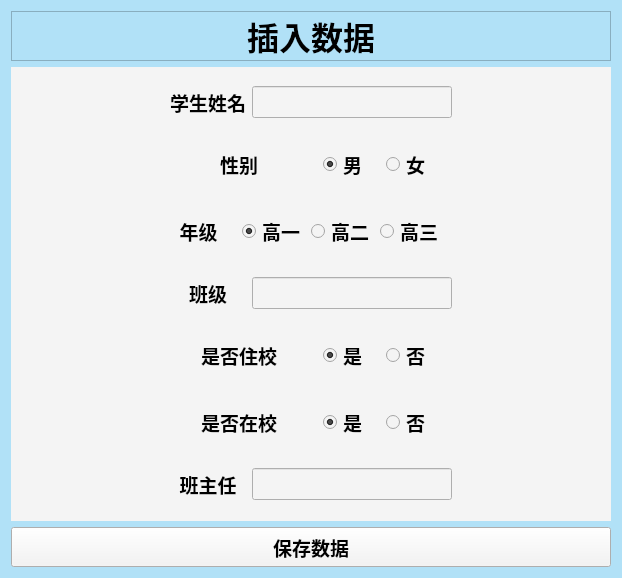
<?xml version="1.0" encoding="UTF-8"?>
<ui version="4.0">
 <class>Form</class>
 <widget class="QWidget" name="Form">
  <property name="geometry">
   <rect>
    <x>0</x>
    <y>0</y>
    <width>618</width>
    <height>578</height>
   </rect>
  </property>
  <property name="windowTitle">
   <string>Form</string>
  </property>
  <property name="styleSheet">
   <string notr="true">background-color: rgb(177, 225, 247);</string>
  </property>
  <layout class="QVBoxLayout" name="verticalLayout">
   <item>
    <widget class="QLabel" name="label">
     <property name="minimumSize">
      <size>
       <width>600</width>
       <height>50</height>
      </size>
     </property>
     <property name="maximumSize">
      <size>
       <width>100000</width>
       <height>50</height>
      </size>
     </property>
     <property name="font">
      <font>
       <family>微软雅黑</family>
       <pointsize>24</pointsize>
       <weight>75</weight>
       <bold>true</bold>
      </font>
     </property>
     <property name="frameShape">
      <enum>QFrame::StyledPanel</enum>
     </property>
     <property name="text">
      <string>插入数据</string>
     </property>
     <property name="textFormat">
      <enum>Qt::AutoText</enum>
     </property>
     <property name="alignment">
      <set>Qt::AlignCenter</set>
     </property>
     <property name="wordWrap">
      <bool>false</bool>
     </property>
     <property name="margin">
      <number>0</number>
     </property>
     <property name="indent">
      <number>-1</number>
     </property>
    </widget>
   </item>
   <item>
    <widget class="QWidget" name="widget" native="true">
     <property name="styleSheet">
      <string notr="true">background-color: rgb(244, 244, 244);</string>
     </property>
     <layout class="QVBoxLayout" name="verticalLayout_2">
      <item>
       <layout class="QHBoxLayout" name="horizontalLayout_12">
        <item>
         <spacer name="horizontalSpacer">
          <property name="orientation">
           <enum>Qt::Horizontal</enum>
          </property>
          <property name="sizeHint" stdset="0">
           <size>
            <width>40</width>
            <height>20</height>
           </size>
          </property>
         </spacer>
        </item>
        <item>
         <widget class="QWidget" name="widget_6" native="true">
          <property name="minimumSize">
           <size>
            <width>300</width>
            <height>50</height>
           </size>
          </property>
          <property name="maximumSize">
           <size>
            <width>400</width>
            <height>50</height>
           </size>
          </property>
          <layout class="QHBoxLayout" name="horizontalLayout_5">
           <item>
            <widget class="QLabel" name="label_2">
             <property name="font">
              <font>
               <family>微软雅黑</family>
               <pointsize>14</pointsize>
               <weight>75</weight>
               <bold>true</bold>
              </font>
             </property>
             <property name="text">
              <string>学生姓名</string>
             </property>
             <property name="alignment">
              <set>Qt::AlignCenter</set>
             </property>
            </widget>
           </item>
           <item>
            <widget class="QLineEdit" name="lineEdit">
             <property name="maximumSize">
              <size>
               <width>200</width>
               <height>16777215</height>
              </size>
             </property>
             <property name="font">
              <font>
               <family>微软雅黑</family>
               <pointsize>14</pointsize>
               <weight>75</weight>
               <bold>true</bold>
              </font>
             </property>
            </widget>
           </item>
          </layout>
         </widget>
        </item>
        <item>
         <spacer name="horizontalSpacer_2">
          <property name="orientation">
           <enum>Qt::Horizontal</enum>
          </property>
          <property name="sizeHint" stdset="0">
           <size>
            <width>40</width>
            <height>20</height>
           </size>
          </property>
         </spacer>
        </item>
       </layout>
      </item>
      <item>
       <layout class="QHBoxLayout" name="horizontalLayout_13">
        <item>
         <spacer name="horizontalSpacer_4">
          <property name="orientation">
           <enum>Qt::Horizontal</enum>
          </property>
          <property name="sizeHint" stdset="0">
           <size>
            <width>40</width>
            <height>20</height>
           </size>
          </property>
         </spacer>
        </item>
        <item>
         <widget class="QWidget" name="widget_4" native="true">
          <property name="minimumSize">
           <size>
            <width>300</width>
            <height>60</height>
           </size>
          </property>
          <property name="maximumSize">
           <size>
            <width>400</width>
            <height>60</height>
           </size>
          </property>
          <layout class="QHBoxLayout" name="horizontalLayout_3">
           <item>
            <widget class="QLabel" name="label_3">
             <property name="font">
              <font>
               <family>微软雅黑</family>
               <pointsize>14</pointsize>
               <weight>75</weight>
               <bold>true</bold>
              </font>
             </property>
             <property name="text">
              <string>性别</string>
             </property>
             <property name="alignment">
              <set>Qt::AlignCenter</set>
             </property>
            </widget>
           </item>
           <item>
            <widget class="QWidget" name="widget_2" native="true">
             <layout class="QHBoxLayout" name="horizontalLayout">
              <item>
               <widget class="QRadioButton" name="radioButton_4">
                <property name="font">
                 <font>
                  <family>微软雅黑</family>
                  <pointsize>14</pointsize>
                  <weight>75</weight>
                  <bold>true</bold>
                 </font>
                </property>
                <property name="text">
                 <string>男</string>
                </property>
                <property name="checked">
                 <bool>true</bool>
                </property>
               </widget>
              </item>
              <item>
               <widget class="QRadioButton" name="radioButton_5">
                <property name="font">
                 <font>
                  <family>微软雅黑</family>
                  <pointsize>14</pointsize>
                  <weight>75</weight>
                  <bold>true</bold>
                 </font>
                </property>
                <property name="text">
                 <string>女</string>
                </property>
               </widget>
              </item>
             </layout>
            </widget>
           </item>
          </layout>
         </widget>
        </item>
        <item>
         <spacer name="horizontalSpacer_3">
          <property name="orientation">
           <enum>Qt::Horizontal</enum>
          </property>
          <property name="sizeHint" stdset="0">
           <size>
            <width>40</width>
            <height>20</height>
           </size>
          </property>
         </spacer>
        </item>
       </layout>
      </item>
      <item>
       <layout class="QHBoxLayout" name="horizontalLayout_14">
        <item>
         <spacer name="horizontalSpacer_5">
          <property name="orientation">
           <enum>Qt::Horizontal</enum>
          </property>
          <property name="sizeHint" stdset="0">
           <size>
            <width>40</width>
            <height>20</height>
           </size>
          </property>
         </spacer>
        </item>
        <item>
         <widget class="QWidget" name="widget_5" native="true">
          <property name="minimumSize">
           <size>
            <width>300</width>
            <height>60</height>
           </size>
          </property>
          <property name="maximumSize">
           <size>
            <width>400</width>
            <height>60</height>
           </size>
          </property>
          <property name="sizeIncrement">
           <size>
            <width>0</width>
            <height>0</height>
           </size>
          </property>
          <layout class="QHBoxLayout" name="horizontalLayout_4">
           <item>
            <widget class="QLabel" name="label_4">
             <property name="font">
              <font>
               <family>微软雅黑</family>
               <pointsize>14</pointsize>
               <weight>75</weight>
               <bold>true</bold>
              </font>
             </property>
             <property name="text">
              <string>年级</string>
             </property>
             <property name="alignment">
              <set>Qt::AlignCenter</set>
             </property>
            </widget>
           </item>
           <item>
            <widget class="QWidget" name="widget_3" native="true">
             <layout class="QHBoxLayout" name="horizontalLayout_2">
              <item>
               <widget class="QRadioButton" name="radioButton">
                <property name="font">
                 <font>
                  <family>微软雅黑</family>
                  <pointsize>14</pointsize>
                  <weight>75</weight>
                  <bold>true</bold>
                 </font>
                </property>
                <property name="text">
                 <string>高一</string>
                </property>
                <property name="checked">
                 <bool>true</bool>
                </property>
               </widget>
              </item>
              <item>
               <widget class="QRadioButton" name="radioButton_2">
                <property name="font">
                 <font>
                  <family>微软雅黑</family>
                  <pointsize>14</pointsize>
                  <weight>75</weight>
                  <bold>true</bold>
                 </font>
                </property>
                <property name="text">
                 <string>高二</string>
                </property>
               </widget>
              </item>
              <item>
               <widget class="QRadioButton" name="radioButton_3">
                <property name="font">
                 <font>
                  <family>微软雅黑</family>
                  <pointsize>14</pointsize>
                  <weight>75</weight>
                  <bold>true</bold>
                 </font>
                </property>
                <property name="text">
                 <string>高三</string>
                </property>
               </widget>
              </item>
             </layout>
            </widget>
           </item>
          </layout>
         </widget>
        </item>
        <item>
         <spacer name="horizontalSpacer_6">
          <property name="orientation">
           <enum>Qt::Horizontal</enum>
          </property>
          <property name="sizeHint" stdset="0">
           <size>
            <width>40</width>
            <height>20</height>
           </size>
          </property>
         </spacer>
        </item>
       </layout>
      </item>
      <item>
       <layout class="QHBoxLayout" name="horizontalLayout_15">
        <item>
         <spacer name="horizontalSpacer_7">
          <property name="orientation">
           <enum>Qt::Horizontal</enum>
          </property>
          <property name="sizeHint" stdset="0">
           <size>
            <width>40</width>
            <height>20</height>
           </size>
          </property>
         </spacer>
        </item>
        <item>
         <widget class="QWidget" name="widget_11" native="true">
          <property name="minimumSize">
           <size>
            <width>300</width>
            <height>50</height>
           </size>
          </property>
          <property name="maximumSize">
           <size>
            <width>400</width>
            <height>50</height>
           </size>
          </property>
          <layout class="QHBoxLayout" name="horizontalLayout_10">
           <item>
            <widget class="QLabel" name="label_7">
             <property name="font">
              <font>
               <family>微软雅黑</family>
               <pointsize>14</pointsize>
               <weight>75</weight>
               <bold>true</bold>
              </font>
             </property>
             <property name="text">
              <string>班级</string>
             </property>
             <property name="alignment">
              <set>Qt::AlignCenter</set>
             </property>
            </widget>
           </item>
           <item>
            <widget class="QLineEdit" name="lineEdit_2">
             <property name="maximumSize">
              <size>
               <width>200</width>
               <height>16777215</height>
              </size>
             </property>
             <property name="font">
              <font>
               <family>微软雅黑</family>
               <pointsize>14</pointsize>
               <weight>75</weight>
               <bold>true</bold>
              </font>
             </property>
            </widget>
           </item>
          </layout>
         </widget>
        </item>
        <item>
         <spacer name="horizontalSpacer_8">
          <property name="orientation">
           <enum>Qt::Horizontal</enum>
          </property>
          <property name="sizeHint" stdset="0">
           <size>
            <width>40</width>
            <height>20</height>
           </size>
          </property>
         </spacer>
        </item>
       </layout>
      </item>
      <item>
       <layout class="QHBoxLayout" name="horizontalLayout_16">
        <item>
         <spacer name="horizontalSpacer_11">
          <property name="orientation">
           <enum>Qt::Horizontal</enum>
          </property>
          <property name="sizeHint" stdset="0">
           <size>
            <width>40</width>
            <height>20</height>
           </size>
          </property>
         </spacer>
        </item>
        <item>
         <widget class="QWidget" name="widget_7" native="true">
          <property name="minimumSize">
           <size>
            <width>300</width>
            <height>60</height>
           </size>
          </property>
          <property name="maximumSize">
           <size>
            <width>400</width>
            <height>60</height>
           </size>
          </property>
          <layout class="QHBoxLayout" name="horizontalLayout_6">
           <item>
            <widget class="QLabel" name="label_5">
             <property name="font">
              <font>
               <family>微软雅黑</family>
               <pointsize>14</pointsize>
               <weight>75</weight>
               <bold>true</bold>
              </font>
             </property>
             <property name="text">
              <string>是否住校</string>
             </property>
             <property name="alignment">
              <set>Qt::AlignCenter</set>
             </property>
            </widget>
           </item>
           <item>
            <widget class="QWidget" name="widget_8" native="true">
             <layout class="QHBoxLayout" name="horizontalLayout_7">
              <item>
               <widget class="QRadioButton" name="radioButton_6">
                <property name="font">
                 <font>
                  <family>微软雅黑</family>
                  <pointsize>14</pointsize>
                  <weight>75</weight>
                  <bold>true</bold>
                 </font>
                </property>
                <property name="text">
                 <string>是</string>
                </property>
                <property name="checked">
                 <bool>true</bool>
                </property>
               </widget>
              </item>
              <item>
               <widget class="QRadioButton" name="radioButton_7">
                <property name="font">
                 <font>
                  <family>微软雅黑</family>
                  <pointsize>14</pointsize>
                  <weight>75</weight>
                  <bold>true</bold>
                 </font>
                </property>
                <property name="text">
                 <string>否</string>
                </property>
               </widget>
              </item>
             </layout>
            </widget>
           </item>
          </layout>
         </widget>
        </item>
        <item>
         <spacer name="horizontalSpacer_10">
          <property name="orientation">
           <enum>Qt::Horizontal</enum>
          </property>
          <property name="sizeHint" stdset="0">
           <size>
            <width>40</width>
            <height>20</height>
           </size>
          </property>
         </spacer>
        </item>
       </layout>
      </item>
      <item>
       <layout class="QHBoxLayout" name="horizontalLayout_17">
        <item>
         <spacer name="horizontalSpacer_9">
          <property name="orientation">
           <enum>Qt::Horizontal</enum>
          </property>
          <property name="sizeHint" stdset="0">
           <size>
            <width>40</width>
            <height>20</height>
           </size>
          </property>
         </spacer>
        </item>
        <item>
         <widget class="QWidget" name="widget_9" native="true">
          <property name="minimumSize">
           <size>
            <width>300</width>
            <height>60</height>
           </size>
          </property>
          <property name="maximumSize">
           <size>
            <width>400</width>
            <height>60</height>
           </size>
          </property>
          <layout class="QHBoxLayout" name="horizontalLayout_8">
           <item>
            <widget class="QLabel" name="label_6">
             <property name="font">
              <font>
               <family>微软雅黑</family>
               <pointsize>14</pointsize>
               <weight>75</weight>
               <bold>true</bold>
              </font>
             </property>
             <property name="text">
              <string>是否在校</string>
             </property>
             <property name="alignment">
              <set>Qt::AlignCenter</set>
             </property>
            </widget>
           </item>
           <item>
            <widget class="QWidget" name="widget_10" native="true">
             <layout class="QHBoxLayout" name="horizontalLayout_9">
              <item>
               <widget class="QRadioButton" name="radioButton_8">
                <property name="font">
                 <font>
                  <family>微软雅黑</family>
                  <pointsize>14</pointsize>
                  <weight>75</weight>
                  <bold>true</bold>
                 </font>
                </property>
                <property name="text">
                 <string>是</string>
                </property>
                <property name="checked">
                 <bool>true</bool>
                </property>
               </widget>
              </item>
              <item>
               <widget class="QRadioButton" name="radioButton_9">
                <property name="font">
                 <font>
                  <family>微软雅黑</family>
                  <pointsize>14</pointsize>
                  <weight>75</weight>
                  <bold>true</bold>
                 </font>
                </property>
                <property name="text">
                 <string>否</string>
                </property>
               </widget>
              </item>
             </layout>
            </widget>
           </item>
          </layout>
         </widget>
        </item>
        <item>
         <spacer name="horizontalSpacer_12">
          <property name="orientation">
           <enum>Qt::Horizontal</enum>
          </property>
          <property name="sizeHint" stdset="0">
           <size>
            <width>40</width>
            <height>20</height>
           </size>
          </property>
         </spacer>
        </item>
       </layout>
      </item>
      <item>
       <layout class="QHBoxLayout" name="horizontalLayout_18">
        <item>
         <spacer name="horizontalSpacer_13">
          <property name="orientation">
           <enum>Qt::Horizontal</enum>
          </property>
          <property name="sizeHint" stdset="0">
           <size>
            <width>40</width>
            <height>20</height>
           </size>
          </property>
         </spacer>
        </item>
        <item>
         <widget class="QWidget" name="widget_12" native="true">
          <property name="minimumSize">
           <size>
            <width>300</width>
            <height>50</height>
           </size>
          </property>
          <property name="maximumSize">
           <size>
            <width>400</width>
            <height>50</height>
           </size>
          </property>
          <layout class="QHBoxLayout" name="horizontalLayout_11">
           <item>
            <widget class="QLabel" name="label_8">
             <property name="font">
              <font>
               <family>微软雅黑</family>
               <pointsize>14</pointsize>
               <weight>75</weight>
               <bold>true</bold>
              </font>
             </property>
             <property name="text">
              <string>班主任</string>
             </property>
             <property name="alignment">
              <set>Qt::AlignCenter</set>
             </property>
            </widget>
           </item>
           <item>
            <widget class="QLineEdit" name="lineEdit_3">
             <property name="maximumSize">
              <size>
               <width>200</width>
               <height>16777215</height>
              </size>
             </property>
             <property name="font">
              <font>
               <family>微软雅黑</family>
               <pointsize>14</pointsize>
               <weight>75</weight>
               <bold>true</bold>
              </font>
             </property>
            </widget>
           </item>
          </layout>
         </widget>
        </item>
        <item>
         <spacer name="horizontalSpacer_14">
          <property name="orientation">
           <enum>Qt::Horizontal</enum>
          </property>
          <property name="sizeHint" stdset="0">
           <size>
            <width>40</width>
            <height>20</height>
           </size>
          </property>
         </spacer>
        </item>
       </layout>
      </item>
     </layout>
    </widget>
   </item>
   <item>
    <widget class="QPushButton" name="Button">
     <property name="minimumSize">
      <size>
       <width>600</width>
       <height>40</height>
      </size>
     </property>
     <property name="maximumSize">
      <size>
       <width>9999</width>
       <height>40</height>
      </size>
     </property>
     <property name="sizeIncrement">
      <size>
       <width>0</width>
       <height>40</height>
      </size>
     </property>
     <property name="font">
      <font>
       <family>微软雅黑</family>
       <pointsize>14</pointsize>
       <weight>75</weight>
       <bold>true</bold>
      </font>
     </property>
     <property name="styleSheet">
      <string notr="true">background-color: rgb(244, 244, 244);</string>
     </property>
     <property name="text">
      <string>保存数据</string>
     </property>
    </widget>
   </item>
  </layout>
 </widget>
 <resources/>
 <connections/>
</ui>
